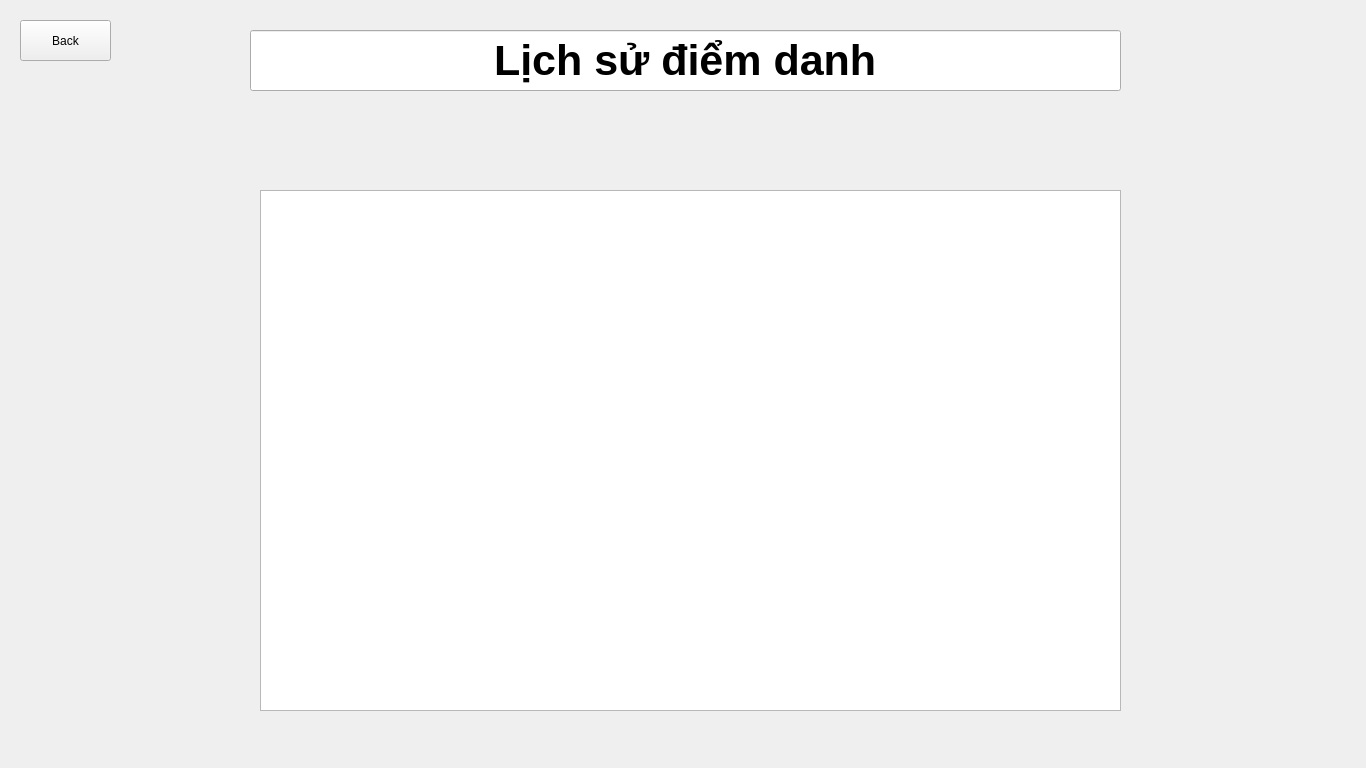
<?xml version="1.0" encoding="UTF-8"?>
<ui version="4.0">
 <class>Attendace_History</class>
 <widget class="QWidget" name="Attendace_History">
  <property name="geometry">
   <rect>
    <x>0</x>
    <y>0</y>
    <width>1366</width>
    <height>768</height>
   </rect>
  </property>
  <property name="windowTitle">
   <string>Form</string>
  </property>
  <widget class="QPushButton" name="back_button">
   <property name="geometry">
    <rect>
     <x>20</x>
     <y>20</y>
     <width>91</width>
     <height>41</height>
    </rect>
   </property>
   <property name="text">
    <string>Back</string>
   </property>
  </widget>
  <widget class="QListView" name="history_view">
   <property name="geometry">
    <rect>
     <x>260</x>
     <y>190</y>
     <width>861</width>
     <height>521</height>
    </rect>
   </property>
  </widget>
  <widget class="QLineEdit" name="tittle">
   <property name="geometry">
    <rect>
     <x>250</x>
     <y>30</y>
     <width>871</width>
     <height>61</height>
    </rect>
   </property>
   <property name="font">
    <font>
     <pointsize>32</pointsize>
     <italic>false</italic>
     <bold>true</bold>
     <underline>false</underline>
     <strikeout>false</strikeout>
    </font>
   </property>
   <property name="text">
    <string>Lịch sử điểm danh</string>
   </property>
   <property name="alignment">
    <set>Qt::AlignCenter</set>
   </property>
  </widget>
 </widget>
 <resources/>
 <connections/>
</ui>
